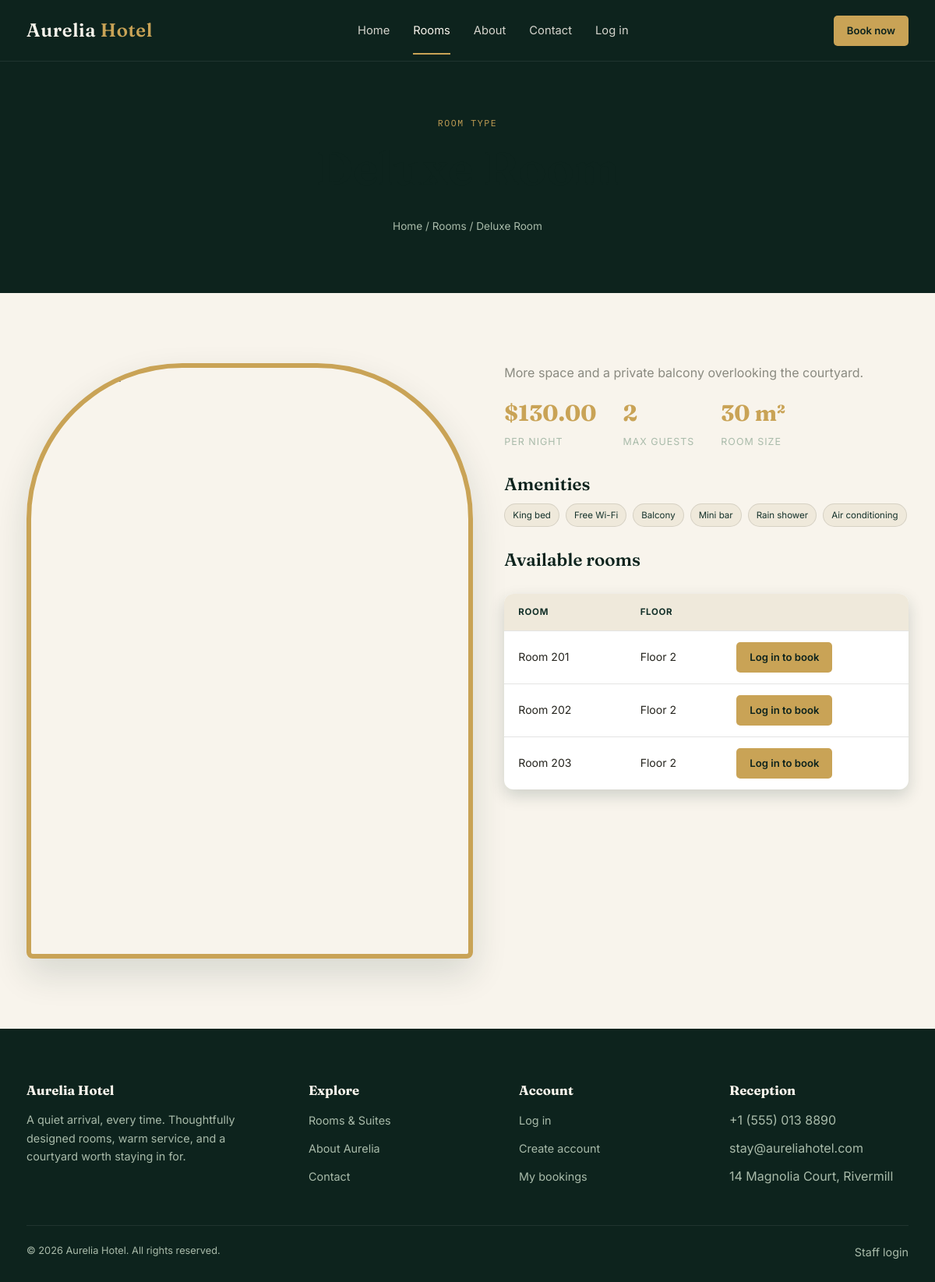
The app's page /room-details.php?type=2 with its own data.
### tables this page shows
CREATE TABLE room_types (
  id INT AUTO_INCREMENT PRIMARY KEY,
  name VARCHAR(80) NOT NULL,
  description TEXT,
  base_price DECIMAL(10,2) NOT NULL,
  capacity INT NOT NULL DEFAULT 2,
  size_sqm INT DEFAULT 25,
  amenities TEXT COMMENT 'comma separated list'
);

CREATE TABLE rooms (
  id INT AUTO_INCREMENT PRIMARY KEY,
  room_number VARCHAR(10) NOT NULL UNIQUE,
  room_type_id INT NOT NULL,
  floor INT DEFAULT 1,
  status ENUM('available','maintenance','inactive') DEFAULT 'available',
  image_url VARCHAR(255) DEFAULT NULL,
  created_at TIMESTAMP DEFAULT CURRENT_TIMESTAMP,
  FOREIGN KEY (room_type_id) REFERENCES room_types(id) ON DELETE CASCADE
);

### includes/functions.php (called while the page is built, shortened)
<?php
function h($str) {
    return htmlspecialchars($str ?? '', ENT_QUOTES, 'UTF-8');
}
function isLoggedIn() {
    return isset($_SESSION['user_id']);
}
function money($amount) {
    return CURRENCY . number_format((float)$amount, 2);
}

### room-details.php (the view, shortened to what this page needs)
<?php
require_once __DIR__ . '/config/config.php';
$typeId = (int)($_GET['type'] ?? 0);
$checkIn  = $_GET['check_in']  ?? '';
$checkOut = $_GET['check_out'] ?? '';
$stmt = $pdo->prepare("SELECT * FROM room_types WHERE id = ?");
$stmt->execute([$typeId]);
$roomType = $stmt->fetch();
$stmt = $pdo->prepare("SELECT * FROM rooms WHERE room_type_id = ? AND status='available' ORDER BY room_number");
$stmt->execute([$typeId]);
$rooms = $stmt->fetchAll();
$availableRooms = [];
foreach ($rooms as $room) {
    if ($checkIn && $checkOut) {
        if (isRoomAvailable($pdo, $room['id'], $checkIn, $checkOut)) $availableRooms[] = $room;
    } else {
        $availableRooms[] = $room;
    }
}
$amenities = array_map('trim', explode(',', $roomType['amenities']));
require_once __DIR__ . '/includes/header.php';
?>
<section class="page-hero">
  <div class="container">
    <span class="eyebrow">Room type</span>
    <h1><?= h($roomType['name']) ?></h1>
    <p class="breadcrumbs">Home / Rooms / <?= h($roomType['name']) ?></p>
  </div>
</section>
<section class="section">
  <div class="container hero-grid" style="align-items:flex-start">
    <div class="arch-frame" style="max-width:100%">
      <img src="https://images.unsplash.com/photo-1611892440504-42a792e24d32?q=80&w=900&auto=format&fit=crop" alt="<?= h($roomType['name']) ?>">
    </div>
    <div>
      <p class="lede muted"><?= h($roomType['description']) ?></p>
      <div class="hero-stats" style="margin-top:10px">
        <div><strong><?= money($roomType['base_price']) ?></strong><span>Per night</span></div>
        <div><strong><?= (int)$roomType['capacity'] ?></strong><span>Max guests</span></div>
        <div><strong><?= (int)$roomType['size_sqm'] ?> m&sup2;</strong><span>Room size</span></div>
      </div>
      <h3 class="mt-30">Amenities</h3>
      <div class="tag-row">
        <?php foreach ($amenities as $a): ?><span class="tag"><?= h($a) ?></span><?php endforeach; ?>
      </div>
      <h3 class="mt-30">Available rooms</h3>
      <?php if (empty($availableRooms)): ?>
        <p class="muted">No rooms of this type are free for the selected dates. Try adjusting your dates on the <a href="rooms.php">rooms page</a>.</p>
      <?php else: ?>
        <table class="data-table mt-30">
          <thead><tr><th>Room</th><th>Floor</th><th></th></tr></thead>
          <tbody>
          <?php foreach ($availableRooms as $room): ?>
            <tr>
              <td>Room <?= h($room['room_number']) ?></td>
              <td>Floor <?= (int)$room['floor'] ?></td>
              <td>
                <a class="btn btn-primary btn-sm" href="<?= isLoggedIn() ? 'book-room.php?room=' . $room['id'] . '&check_in=' . h($checkIn) . '&check_out=' . h($checkOut) : 'login.php' ?>">
                  <?= isLoggedIn() ? 'Book this room' : 'Log in to book' ?>
                </a>
              </td>
            </tr>
          <?php endforeach; ?>
          </tbody>
        </table>
      <?php endif; ?>
    </div>
  </div>
</section>
<?php require_once __DIR__ . '/includes/footer.php'; ?>

### assets/css/style.css (style rules this page uses)
:root { --forest: #14312A; --forest-deep: #0D231D; --ivory: #F8F4EC; --ivory-dim: #EFE9DB; --gold: #C9A356; --gold-soft: #E4CE9C; --charcoal: #26251F; --wine: #6E2E2E; --sage: #A9BBAA; --line: rgba(38,37,31,0.12); --font-display: 'Fraunces', Georgia, serif; --font-body: 'Inter', -apple-system, BlinkMacSystemFont, sans-serif; --font-mono: 'IBM Plex Mono', monospace; --radius-arch: 200px 200px 8px 8px; --shadow-soft: 0 20px 45px rgba(20,49,42,0.14); --shadow-hard: 0 8px 20px rgba(20,49,42,0.18); }
*,*::before,*::after { box-sizing:border-box; }
html { scroll-behavior:smooth; }
body { margin:0; font-family:var(--font-body); color:var(--charcoal); background:var(--ivory); line-height:1.6; -webkit-font-smoothing:antialiased; }
img { max-width:100%; display:block; }
a { color:inherit; text-decoration:none; }
h1,h2,h3,h4 { font-family:var(--font-display); color:var(--forest-deep); margin:0 0 .5em; line-height:1.15; }
h1 { font-size:clamp(2.4rem,5vw,4rem); font-weight:600; }
h3 { font-size:1.4rem; font-weight:600; }
p { margin:0 0 1em; }
.container { max-width:1180px; margin:0 auto; padding:0 24px; }
.eyebrow { font-family:var(--font-mono); text-transform:uppercase; letter-spacing:.14em; font-size:.72rem; color:var(--gold); display:inline-block; margin-bottom:14px; }
.btn { display:inline-flex; align-items:center; justify-content:center; gap:8px; padding:14px 28px; border-radius:6px; font-weight:600; font-size:.95rem; border:1px solid transparent; cursor:pointer; transition:transform .18s ease, box-shadow .18s ease, background .18s ease; }
.btn-primary { background:var(--gold); color:var(--forest-deep); }
.btn-sm { padding:8px 16px; font-size:.82rem; border-radius:5px; }
.hero-grid { display:grid; grid-template-columns:1.05fr .95fr; gap:40px; align-items:center; }
.hero-stats { display:flex; gap:34px; margin-top:36px; }
.hero-stats div strong { display:block; font-family:var(--font-display); font-size:1.8rem; color:var(--gold); }
.hero-stats div span { font-size:.78rem; text-transform:uppercase; letter-spacing:.08em; color:var(--sage); }
.arch-frame { position:relative; width:100%; max-width:460px; margin:0 auto; border-radius:var(--radius-arch); overflow:hidden; box-shadow:var(--shadow-soft); border:6px solid var(--gold); aspect-ratio:3/4; }
.arch-frame img { width:100%; height:100%; object-fit:cover; }
.section { padding:90px 0; }
.tag-row { display:flex; flex-wrap:wrap; gap:8px; margin:10px 0 16px; }
.tag { font-size:.72rem; background:var(--ivory-dim); color:var(--forest); padding:5px 10px; border-radius:20px; border:1px solid var(--line); }
.page-hero { background:var(--forest-deep); color:var(--ivory); padding:70px 0 60px; text-align:center; }
.page-hero .eyebrow { display:block; }
.breadcrumbs { color:var(--sage); font-size:.85rem; }
table.data-table { width:100%; border-collapse:collapse; background:#fff; border-radius:12px; overflow:hidden; box-shadow:var(--shadow-hard); }
table.data-table th, table.data-table td { padding:14px 18px; text-align:left; font-size:.88rem; border-bottom:1px solid var(--line); }
table.data-table th { background:var(--ivory-dim); text-transform:uppercase; font-size:.72rem; letter-spacing:.06em; color:var(--forest); }
table.data-table tr:last-child td { border-bottom:none; }
.mt-30 { margin-top:30px }
.muted { color:#8a8a80 }

### records on screen
room_types: name "Deluxe Room", description "More space and a private balcony overlooking the courtyard.", base_price "$130.00", capacity "2", size_sqm "30", amenities "King bed", amenities "Free Wi-Fi", amenities "Balcony", amenities "Mini bar", amenities "Rain shower", amenities "Air conditioning"
rooms: room_number "201", floor "2"
rooms: room_number "202", floor "2"
rooms: room_number "203", floor "2"
